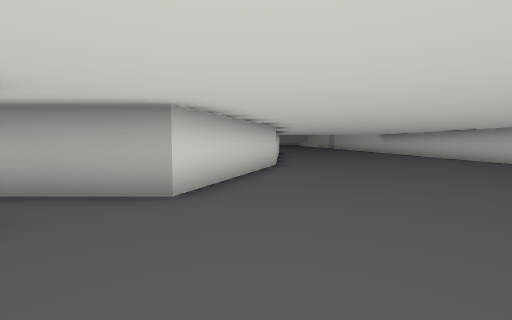
View 1 (above)

17 first-person views from a walk through a 3-D level made in the Unity game engine. The camera is 1.5 m above the floor, tilts 4° down and sees 90° across. The floor is counted in squares, 2 m on a side. Each view is taken from the middle of a square. On the plan, view 1 faces up. The plan holds only what a view shows up to about 9 squares ahead; the rest is blank. The place goes on beyond the plan.

View 2
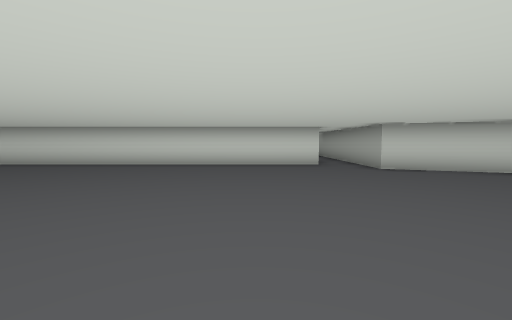

View 3
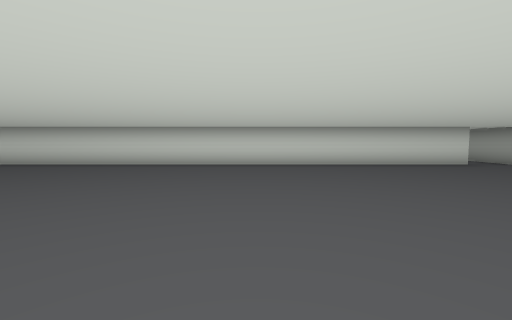

View 4
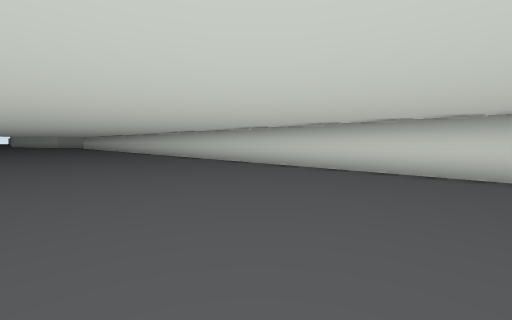

View 5
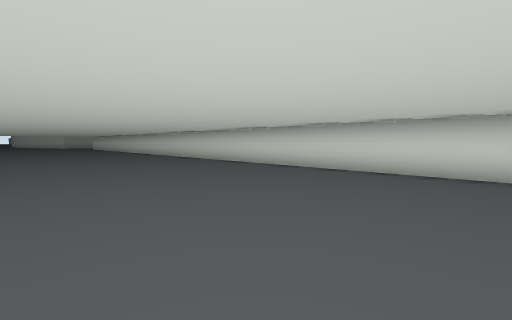

View 6
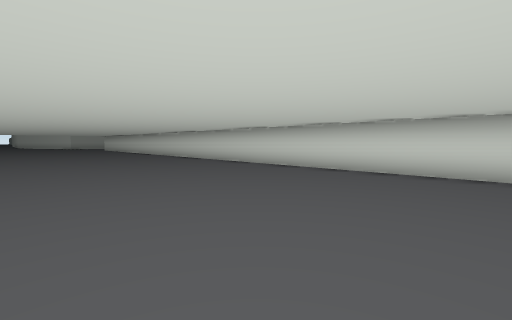

View 7
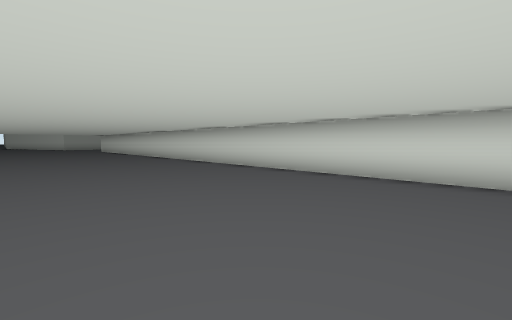

View 8
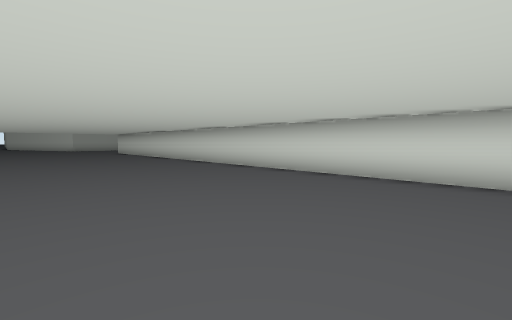

View 9
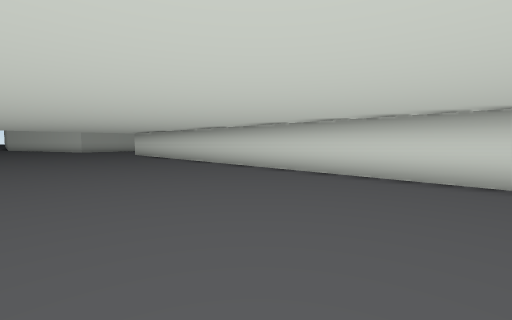

View 10
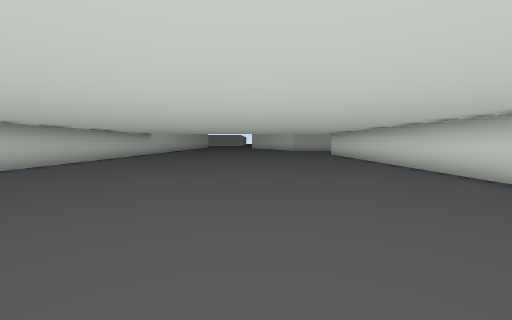

View 11
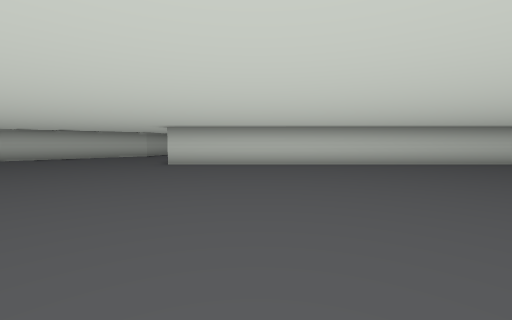

View 12
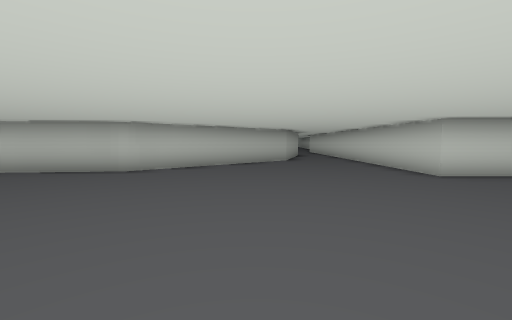

View 13
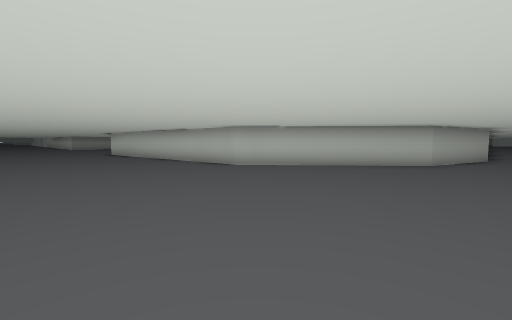

View 14
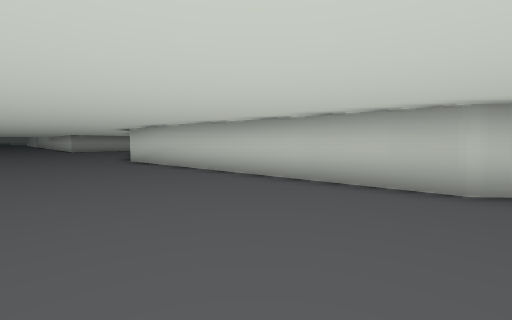

View 15
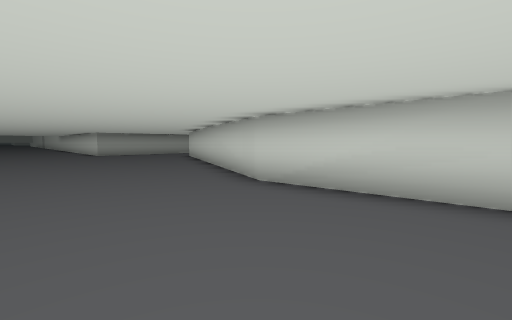

View 16
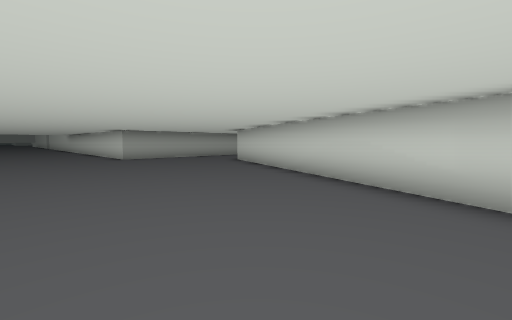

View 17
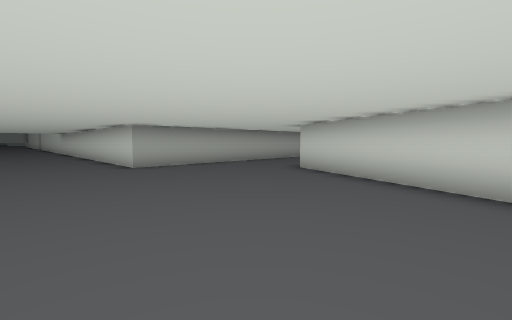

### Floor plan
Points are (right, up) in squares from view 1. A wall is a line through its corners. A room is listed if a view was taken in it or the views show most of it. See-through windows are left out.
Room 1 (views 1, 2, 3, 4, 5, 6, 7, 8, 9, 10, 11, 12, 13, 14, 15, 16, 17)
walls: (8.6, -8.9) (8.6, -6.4) (12.3, 2.5); (15.7, -21.9) (13.5, -21.3) (9.5, -16.6) (8.6, -6.8); (-2.6, 2.1) (-2.6, -35); (11, 5.8) (8.6, 5.8) (8.6, 9.1); (0.6, 8.4) (-1.1, 3.5) (-3.6, 3.5); (8.6, -35.6) (8.6, -24) (12, -24)

Where each view was taken, in squares from view 1:
view 1: 0 up, 0 right, facing up
view 2: 0 up, 6 right, facing left
view 3: 5 down, 6 right, facing left
view 4: 8 down, 4 right, facing down-left
view 5: 12 down, 4 right, facing down-left
view 6: 16 down, 4 right, facing down-left
view 7: 19 down, 3 right, facing down-left
view 8: 23 down, 3 right, facing down-left
view 9: 26 down, 3 right, facing down-left
view 10: 26 down, 2 right, facing down
view 11: 27 down, 0 right, facing right
view 12: 20 down, 3 right, facing right
view 13: 23 down, 4 right, facing up-right
view 14: 17 down, 5 right, facing up-right
view 15: 10 down, 5 right, facing up-right
view 16: 6 down, 5 right, facing up-right
view 17: 2 down, 6 right, facing up-right
